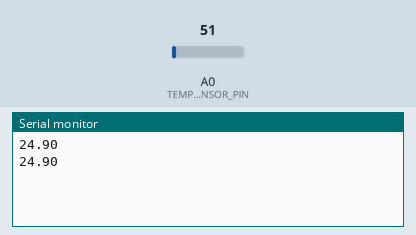
Simulated run of this sketch. Board: Arduino Uno, built with avr-gcc and run on an emulated ATmega328P. Parts: the last lines printed to the serial monitor. The inputs (shaded band) are chosen by the test bench; at power-on: A0 (TEMPERATURE_SENSOR_PIN) = 51.

Above: at 2.8 s.
2.9 s: A0 (TEMPERATURE_SENSOR_PIN) set to 61
At 4.5 s:
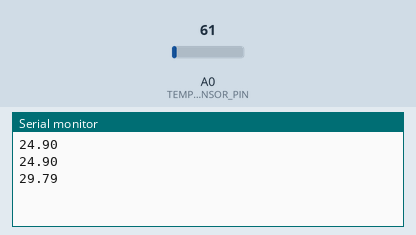
5.6 s: A0 (TEMPERATURE_SENSOR_PIN) set to 71
At 7.3 s:
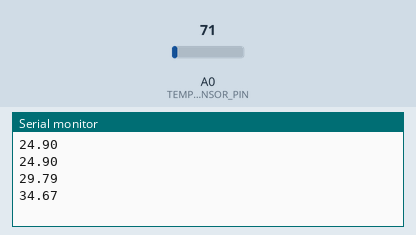
Timing chart, 0 to 8.8 s (numbered marks = the images above; inputs shaded):
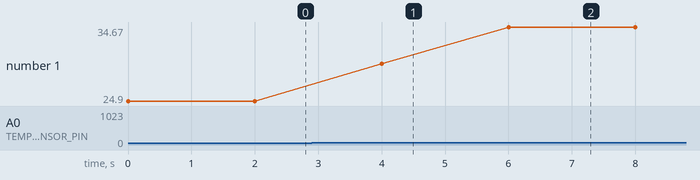

Measured:
- after the input at 2.9 s, the serial monitor: prints a new line after 1.1 s (image 1)
- after the input at 5.6 s, the serial monitor: prints a new line after 0.40 s (image 2)
- plotted number 1: 24.9 → 29.79 after the input at 2.9 s, 29.79 → 34.67 after the input at 5.6 s

The sketch:

temperature_sensor.ino
```cpp
/* This script demonstrates the use of the temperature sensor (usually LM35).
It prints out the temperature values in celsius. */


#define TEMPERATURE_SENSOR_PIN A0


void setup() {
  Serial.begin(9600);
}


void loop() {
  float temp = analogRead(TEMPERATURE_SENSOR_PIN);
  temp = temp * 0.48828125;  // convert to celsius
  Serial.println(temp);
  delay(2000);
}
```
